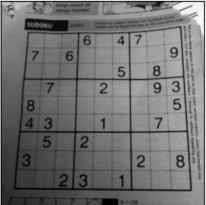
#> input picture img/sudoku.png, 206 x 205 px
$ python FAST.py
#> lines starting #> are read from the running program, lines starting #| are printed output that depends on the picture
#This algorithm is faster than others,but need a proper threshold&not robust to noise

import numpy as np
import cv2 as cv
from matplotlib import pyplot as plt
img = cv.imread('../../img/sudoku.png',0)
#> img: shape (205, 206); min 0, max 255, mean 112.6

# Initiate FAST object with default values
fast = cv.FastFeatureDetector_create()

# find and draw the keypoints
kp = fast.detect(img,None)
#> kp = 814 keypoints; strongest (x, y, size): (161, 118, 7), (173, 90, 7), (179, 88, 7), (177, 156, 7)
img2 = cv.drawKeypoints(img, kp, None, color=(255,0,0))
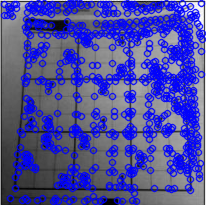
#> img2: shape (205, 206, 3); mean of channels 0, 1, 2 158.1, 76.6, 76.6; drawn as B, G, R

# Print all default params
print( "Threshold: {}".format(fast.getThreshold()) )
print( "nonmaxSuppression:{}".format(fast.getNonmaxSuppression()) )
print( "neighborhood: {}".format(fast.getType()) )
print( "Total Keypoints with nonmaxSuppression: {}".format(len(kp)) )
#| Total Keypoints with nonmaxSuppression: 814

# Disable nonmaxSuppression
fast.setNonmaxSuppression(0)
kp = fast.detect(img,None)
#> kp = 3272 keypoints; strongest (x, y, size): (4, 3, 7), (7, 3, 7), (8, 3, 7), (9, 3, 7)
print( "Total Keypoints without nonmaxSuppression: {}".format(len(kp)) )
#| Total Keypoints without nonmaxSuppression: 3272
img3 = cv.drawKeypoints(img, kp, None, color=(255,0,0))
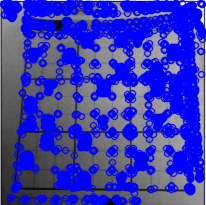
#> img3: shape (205, 206, 3); mean of channels 0, 1, 2 182.9, 56.8, 56.8; drawn as B, G, R

cv.imshow('fast_true',img2)
cv.imshow('Result',img3)
cv.waitKey(0)
cv.destroyAllWindows()
